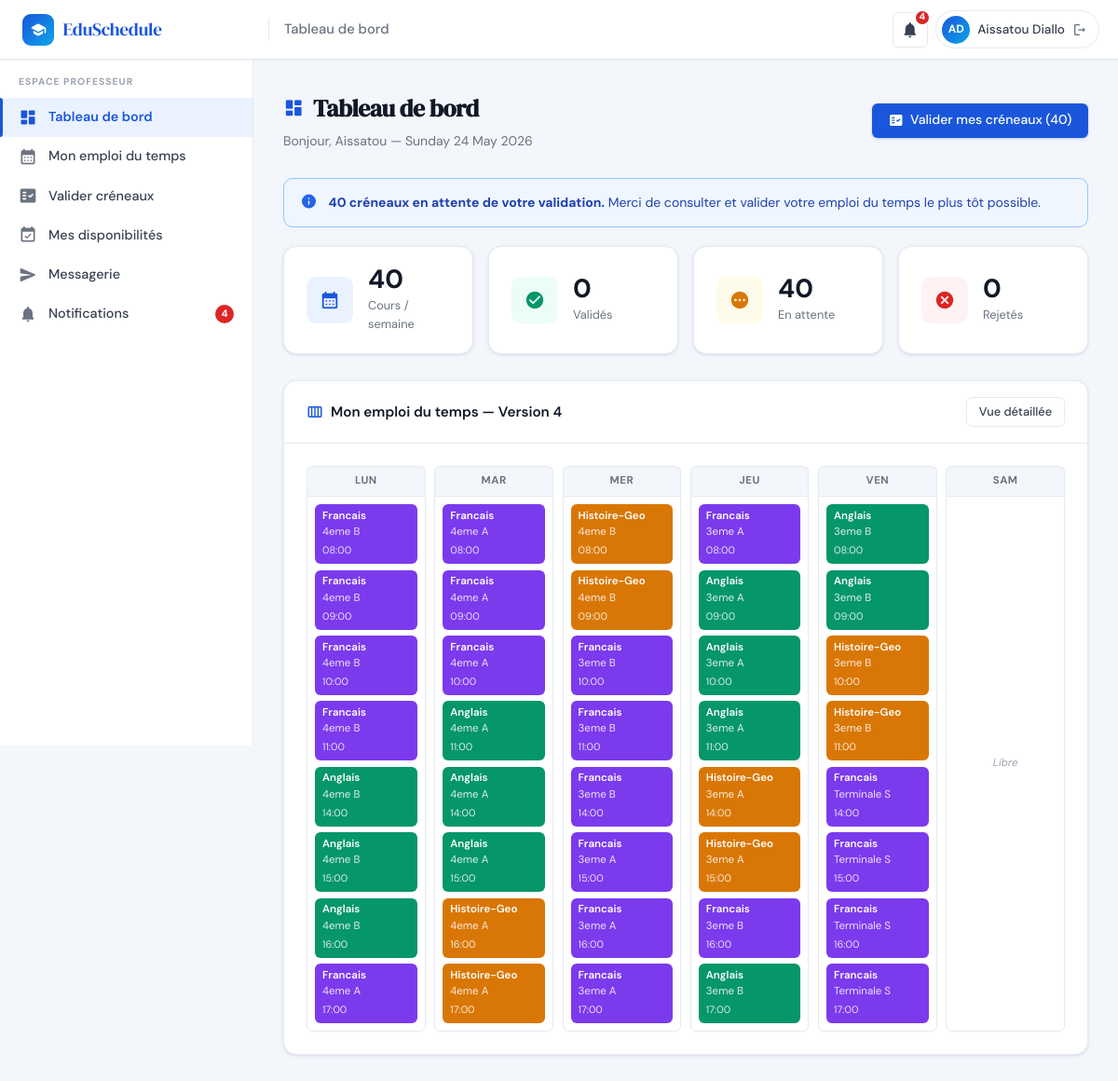
Page /professeur/dashboard.php (signed in) on the committed database.
### tables this page shows
CREATE TABLE IF NOT EXISTS `utilisateurs` (
  `id`            INT(11)      NOT NULL AUTO_INCREMENT,
  `nom`           VARCHAR(100) NOT NULL,
  `prenom`        VARCHAR(100) NOT NULL,
  `email`         VARCHAR(191) NOT NULL,
  `mot_de_passe`  VARCHAR(255) NOT NULL,
  `role`          ENUM('admin','professeur','eleve') NOT NULL DEFAULT 'eleve',
  `statut`        ENUM('actif','inactif')             NOT NULL DEFAULT 'actif',
  `id_classe`     INT(11)      DEFAULT NULL,
  `date_creation` TIMESTAMP    NOT NULL DEFAULT CURRENT_TIMESTAMP,
  PRIMARY KEY (`id`),
  UNIQUE KEY `uq_email` (`email`),
  KEY `id_classe` (`id_classe`),
  CONSTRAINT `utilisateurs_ibfk_1`
    FOREIGN KEY (`id_classe`) REFERENCES `classes` (`id`) ON DELETE SET NULL
);

CREATE TABLE IF NOT EXISTS `emplois_du_temps` (
  `id`                     INT(11)  NOT NULL AUTO_INCREMENT,
  `version`                INT(11)  NOT NULL DEFAULT 1,
  `id_classe`              INT(11)  NOT NULL,
  `id_matiere`             INT(11)  NOT NULL,
  `id_professeur`          INT(11)  NOT NULL,
  `id_salle`               INT(11)  NOT NULL,
  `id_creneau`             INT(11)  NOT NULL,
  `statut`                 ENUM('provisoire','valide','rejete','confirme') NOT NULL DEFAULT 'provisoire',
  `commentaire_validation` TEXT     DEFAULT NULL,
  `date_creation`          TIMESTAMP NOT NULL DEFAULT CURRENT_TIMESTAMP,
  PRIMARY KEY (`id`),
  KEY `id_classe`     (`id_classe`),
  KEY `id_matiere`    (`id_matiere`),
  KEY `id_professeur` (`id_professeur`),
  KEY `id_salle`      (`id_salle`),
  KEY `id_creneau`    (`id_creneau`),
  CONSTRAINT `emplois_du_temps_ibfk_1`
    FOREIGN KEY (`id_classe`)     REFERENCES `classes`      (`id`) ON DELETE CASCADE,
  CONSTRAINT `emplois_du_temps_ibfk_2`
    FOREIGN KEY (`id_matiere`)    REFERENCES `matieres`     (`id`) ON DELETE CASCADE,
  CONSTRAINT `emplois_du_temps_ibfk_3`
    FOREIGN KEY (`id_professeur`) REFERENCES `utilisateurs` (`id`) ON DELETE CASCADE,
  CONSTRAINT `emplois_du_temps_ibfk_4`
    FOREIGN KEY (`id_salle`)      REFERENCES `salles`       (`id`) ON DELETE CASCADE,
  CONSTRAINT `emplois_du_temps_ibfk_5`
    FOREIGN KEY (`id_creneau`)    REFERENCES `creneaux`     (`id`) ON DELETE CASCADE
);

CREATE TABLE IF NOT EXISTS `matieres` (
  `id`                INT(11)      NOT NULL AUTO_INCREMENT,
  `nom`               VARCHAR(100) NOT NULL,
  `couleur_hex`       VARCHAR(7)   NOT NULL DEFAULT '#1A56DB',
  `nb_heures_semaine` INT(11)      NOT NULL DEFAULT 2,
  `description`       TEXT         DEFAULT NULL,
  PRIMARY KEY (`id`),
  UNIQUE KEY `uq_matiere_nom` (`nom`)
);

CREATE TABLE IF NOT EXISTS `classes` (
  `id`        INT(11)      NOT NULL AUTO_INCREMENT,
  `nom`       VARCHAR(100) NOT NULL,
  `niveau` VARCHAR(50) NOT NULL DEFAULT 'Troisieme',
  `capacite`  INT(11)      NOT NULL DEFAULT 30,
  `id_niveau` INT(11)      DEFAULT NULL,
  PRIMARY KEY (`id`),
  UNIQUE KEY `uq_classe_nom` (`nom`),
  KEY `fk_classe_niveau` (`id_niveau`),
  CONSTRAINT `fk_classe_niveau`
    FOREIGN KEY (`id_niveau`) REFERENCES `niveaux` (`id`) ON DELETE SET NULL
);

CREATE TABLE IF NOT EXISTS `creneaux` (
  `id`          INT(11) NOT NULL AUTO_INCREMENT,
  `jour`        ENUM('Lundi','Mardi','Mercredi','Jeudi','Vendredi','Samedi') NOT NULL,
  `heure_debut` TIME    NOT NULL,
  `heure_fin`   TIME    NOT NULL,
  PRIMARY KEY (`id`),
  UNIQUE KEY `uq_creneau` (`jour`,`heure_debut`,`heure_fin`)
);

### includes/functions.php (called while the page is built, shortened)
<?php
require_once __DIR__ . '/db.php';
function h(string $str): string {
    return htmlspecialchars($str, ENT_QUOTES, 'UTF-8');
}
function countNotificationsNonLues(int $userId): int {
    $stmt = getDB()->prepare('SELECT COUNT(*) FROM notifications WHERE id_utilisateur=? AND est_lu=0');
    $stmt->execute([$userId]);
    return (int)$stmt->fetchColumn();
}
function getJoursSemaine(): array {
    return ['Lundi', 'Mardi', 'Mercredi', 'Jeudi', 'Vendredi', 'Samedi'];
}
function getCurrentVersion(): int {
    $row = getDB()->query('SELECT MAX(version) AS v FROM emplois_du_temps')->fetch();
    return $row ? (int)($row['v'] ?? 0) : 0;
}
function formatHeure(string $time): string {
    return substr($time, 0, 5);
}

### includes/auth.php (called while the page is built, shortened)
<?php
function isLoggedIn(): bool {
    return !empty($_SESSION['user_id']);
}
function getCurrentUser(): ?array {
    static $user = null;
    if ($user === null) {
        $stmt = getDB()->prepare('SELECT * FROM utilisateurs WHERE id=? AND statut="actif" LIMIT 1');
        $stmt->execute([$_SESSION['user_id']]);
        $user = $stmt->fetch() ?: null;
    }
    return $user;
}
function getUserInitials(array $user): string {
    return strtoupper(substr($user['prenom'], 0, 1) . substr($user['nom'], 0, 1));
}

### includes/db.php (called while the page is built, shortened)
<?php
function getDB(): PDO {
    static $pdo = null;
    if ($pdo === null) {
        $dsn = 'mysql:host=' . DB_HOST . ';dbname=' . DB_NAME . ';charset=' . DB_CHARSET;
        $options = [
            PDO::ATTR_ERRMODE            => PDO::ERRMODE_EXCEPTION,
            PDO::ATTR_DEFAULT_FETCH_MODE => PDO::FETCH_ASSOC,
            PDO::ATTR_EMULATE_PREPARES   => false,
        ];
        try {
            $pdo = new PDO($dsn, DB_USER, DB_PASS, $options);
        } catch (PDOException $e) {
            http_response_code(500);
            $msg = (getenv('APP_ENV') === 'production')
                ? 'Service temporairement indisponible.'
                : 'Connexion BDD impossible : ' . $e->getMessage();
            die(json_encode(['error' => $msg]));
        }
    }
    return $pdo;
}

### professeur/dashboard.php (the view, shortened to what this page needs)
<?php
require_once __DIR__ . '/../includes/db.php';
require_once __DIR__ . '/../includes/auth.php';
require_once __DIR__ . '/../includes/functions.php';
$currentUser = getCurrentUser();
$pdo = getDB();
$version = getCurrentVersion();
$stmtCours = $pdo->prepare("
    SELECT e.*, m.nom AS mat_nom, m.couleur_hex,
           cl.nom AS classe_nom, s.nom AS salle_nom,
           c.jour, c.heure_debut, c.heure_fin, e.statut
    FROM emplois_du_temps e
    JOIN matieres m  ON m.id=e.id_matiere
    JOIN classes cl  ON cl.id=e.id_classe
    JOIN salles s    ON s.id=e.id_salle
    JOIN creneaux c  ON c.id=e.id_creneau
    WHERE e.version=? AND e.id_professeur=?
    ORDER BY FIELD(c.jour,'Lundi','Mardi','Mercredi','Jeudi','Vendredi','Samedi'), c.heure_debut
");
$stmtCours->execute([$version, $currentUser['id']]);
$cours = $stmtCours->fetchAll();
$nbTotal     = count($cours);
$nbValide    = count(array_filter($cours, fn($c)=>$c['statut']==='valide'));
$nbEnAttente = count(array_filter($cours, fn($c)=>$c['statut']==='provisoire'));
$nbRejete    = count(array_filter($cours, fn($c)=>$c['statut']==='rejete'));
$jours = getJoursSemaine();
$semaine = array_fill_keys($jours, []);
foreach ($cours as $c) { $semaine[$c['jour']][] = $c; }
$pageTitle = 'Tableau de bord'; $activeMenu = 'dashboard';
include __DIR__ . '/../includes/header.php';
include __DIR__ . '/../includes/sidebar_prof.php';
?>
<div class="main-content">
  <div class="page-header">
    <div class="page-header-left">
      <h1 class="page-title"><span class="material-icons-round">dashboard</span> Tableau de bord</h1>
      <p class="page-subtitle">Bonjour, <?= h($currentUser['prenom']) ?> — <?= date('l d F Y') ?></p>
    </div>
    <?php if ($nbEnAttente > 0): ?>
    <a href="<?= APP_URL ?>/professeur/valider.php" class="btn btn-primary">
      <span class="material-icons-round">fact_check</span>
      Valider mes créneaux (<?= $nbEnAttente ?>)
    </a>
    <?php endif; ?>
  </div>
  <?php if ($nbEnAttente > 0): ?>
  <div class="alert alert-info" data-auto-dismiss="10000">
    <span class="material-icons-round">info</span>
    <div class="alert-content">
      <strong><?= $nbEnAttente ?> créneau<?= $nbEnAttente>1?'x':'' ?> en attente de votre validation.</strong>
      Merci de consulter et valider votre emploi du temps le plus tôt possible.
    </div>
  </div>
  <?php endif; ?>
  <div class="stat-grid">
    <div class="stat-card">
      <div class="stat-icon blue"><span class="material-icons-round">calendar_month</span></div>
      <div><div class="stat-value"><?= $nbTotal ?></div><div class="stat-label">Cours / semaine</div></div>
    </div>
    <div class="stat-card">
      <div class="stat-icon green"><span class="material-icons-round">check_circle</span></div>
      <div><div class="stat-value"><?= $nbValide ?></div><div class="stat-label">Validés</div></div>
    </div>
    <div class="stat-card">
      <div class="stat-icon orange"><span class="material-icons-round">pending</span></div>
      <div><div class="stat-value"><?= $nbEnAttente ?></div><div class="stat-label">En attente</div></div>
    </div>
    <div class="stat-card">
      <div class="stat-icon red"><span class="material-icons-round">cancel</span></div>
      <div><div class="stat-value"><?= $nbRejete ?></div><div class="stat-label">Rejetés</div></div>
    </div>
  </div>
  <div class="card">
    <div class="card-header">
      <div class="card-header-title"><span class="material-icons-round">calendar_view_week</span> Mon emploi du temps — Version <?= $version ?></div>
      <a href="<?= APP_URL ?>/professeur/emplois_du_temps.php" class="btn btn-sm btn-outline">Vue détaillée</a>
    </div>
    <div class="card-body">
      <?php if (empty($cours)): ?>
        <div class="empty-state">
          <div class="empty-state-icon"><span class="material-icons-round">calendar_today</span></div>
          <h3>Aucun cours planifié</h3>
          <p>Aucun créneau ne vous est assigné pour la version actuelle.</p>
        </div>
      <?php else: ?>
        <div class="week-summary">
          <?php foreach ($jours as $jour): ?>
          <div class="day-col">
            <div class="day-col-header"><?= mb_substr($jour,0,3) ?></div>
            <div class="day-col-body">
              <?php if (empty($semaine[$jour])): ?>
                <span style="font-size:.72rem;color:var(--text-light);font-style:italic;margin:auto">Libre</span>
              <?php else: foreach ($semaine[$jour] as $c): ?>
                <div class="mini-course" style="background:<?= h($c['couleur_hex']) ?>">
                  <strong><?= h($c['mat_nom']) ?></strong>
                  <span><?= h($c['classe_nom']) ?></span>
                  <span style="font-size:.68rem"><?= formatHeure($c['heure_debut']) ?></span>
                </div>
              <?php endforeach; endif; ?>
            </div>
          </div>
          <?php endforeach; ?>
        </div>
      <?php endif; ?>
    </div>
  </div>
</div>
</body></html>

### includes/header.php (shortened to what this page needs)
<?php
require_once __DIR__ . '/functions.php';
require_once __DIR__ . '/auth.php';
$currentUser = getCurrentUser();
$notifCount  = $currentUser ? countNotificationsNonLues($currentUser['id']) : 0;
$pageTitle   = $pageTitle  ?? APP_NAME;
$initials    = $currentUser ? getUserInitials($currentUser) : '?';
$userName    = $currentUser ? ($currentUser['prenom'] . ' ' . $currentUser['nom']) : '';
$notifUrl = match($currentUser['role'] ?? '') {
    'admin'      => APP_URL . '/admin/notifications.php',
    'professeur' => APP_URL . '/professeur/notifications.php',
    default      => '#',
};
?>
<!DOCTYPE html>
<html lang="fr">
<head>
  <link rel="stylesheet" href="<?= APP_URL ?>/assets/css/main.css">
</head>
<body>
<header class="topbar">
  <div class="topbar-brand">
    <div class="topbar-brand-icon"><span class="material-icons-round">school</span></div>
    <?= APP_NAME ?>
  </div>
  <span class="topbar-page-title"><?= h($pageTitle) ?></span>
  <div class="topbar-actions">
    <a href="<?= $notifUrl ?>" class="topbar-icon-btn" title="Notifications">
      <span class="material-icons-round">notifications</span>
      <?php if ($notifCount > 0): ?>
        <span class="notif-badge-count"><?= $notifCount > 9 ? '9+' : $notifCount ?></span>
      <?php endif; ?>
    </a>
    <div class="user-chip" onclick="window.location='<?= APP_URL ?>/logout.php'">
      <div class="user-avatar"><?= h($initials) ?></div>
      <span class="user-name"><?= h($userName) ?></span>
      <span class="material-icons-round" style="font-size:16px;color:var(--text-muted)">logout</span>
    </div>
  </div>
</header>

### rows in the picture
utilisateurs: initials "AD", userName "Aissatou Diallo", prenom "Aissatou"
emplois_du_temps: id_matiere.nom "Francais", id_classe.nom "4eme B", id_creneau.heure_debut "08:00"
emplois_du_temps: id_matiere.nom "Francais", id_classe.nom "4eme B", id_creneau.heure_debut "09:00"
emplois_du_temps: id_matiere.nom "Francais", id_classe.nom "4eme B", id_creneau.heure_debut "10:00"
emplois_du_temps: id_matiere.nom "Francais", id_classe.nom "4eme B", id_creneau.heure_debut "11:00"
emplois_du_temps: id_matiere.nom "Anglais", id_classe.nom "4eme B", id_creneau.heure_debut "14:00"
emplois_du_temps: id_matiere.nom "Anglais", id_classe.nom "4eme B", id_creneau.heure_debut "15:00"
emplois_du_temps: id_matiere.nom "Anglais", id_classe.nom "4eme B", id_creneau.heure_debut "16:00"
emplois_du_temps: id_matiere.nom "Francais", id_classe.nom "4eme A", id_creneau.heure_debut "17:00"
emplois_du_temps: id_matiere.nom "Francais", id_classe.nom "4eme A", id_creneau.heure_debut "08:00"
emplois_du_temps: id_matiere.nom "Francais", id_classe.nom "4eme A", id_creneau.heure_debut "09:00"
emplois_du_temps: id_matiere.nom "Francais", id_classe.nom "4eme A", id_creneau.heure_debut "10:00"
emplois_du_temps: id_matiere.nom "Anglais", id_classe.nom "4eme A", id_creneau.heure_debut "11:00"
emplois_du_temps: id_matiere.nom "Anglais", id_classe.nom "4eme A", id_creneau.heure_debut "14:00"
emplois_du_temps: id_matiere.nom "Anglais", id_classe.nom "4eme A", id_creneau.heure_debut "15:00"
emplois_du_temps: id_matiere.nom "Histoire-Geo", id_classe.nom "4eme A", id_creneau.heure_debut "16:00"
emplois_du_temps: id_matiere.nom "Histoire-Geo", id_classe.nom "4eme A", id_creneau.heure_debut "17:00"
emplois_du_temps: id_matiere.nom "Histoire-Geo", id_classe.nom "4eme B", id_creneau.heure_debut "08:00"
emplois_du_temps: id_matiere.nom "Histoire-Geo", id_classe.nom "4eme B", id_creneau.heure_debut "09:00"
emplois_du_temps: id_matiere.nom "Francais", id_classe.nom "3eme B", id_creneau.heure_debut "10:00"
emplois_du_temps: id_matiere.nom "Francais", id_classe.nom "3eme B", id_creneau.heure_debut "11:00"
emplois_du_temps: id_matiere.nom "Francais", id_classe.nom "3eme B", id_creneau.heure_debut "14:00"
emplois_du_temps: id_matiere.nom "Francais", id_classe.nom "3eme A", id_creneau.heure_debut "15:00"
emplois_du_temps: id_matiere.nom "Francais", id_classe.nom "3eme A", id_creneau.heure_debut "16:00"
emplois_du_temps: id_matiere.nom "Francais", id_classe.nom "3eme A", id_creneau.heure_debut "17:00"
emplois_du_temps: id_matiere.nom "Francais", id_classe.nom "3eme A", id_creneau.heure_debut "08:00"
emplois_du_temps: id_matiere.nom "Anglais", id_classe.nom "3eme A", id_creneau.heure_debut "09:00"
emplois_du_temps: id_matiere.nom "Anglais", id_classe.nom "3eme A", id_creneau.heure_debut "10:00"
emplois_du_temps: id_matiere.nom "Anglais", id_classe.nom "3eme A", id_creneau.heure_debut "11:00"
emplois_du_temps: id_matiere.nom "Histoire-Geo", id_classe.nom "3eme A", id_creneau.heure_debut "14:00"
emplois_du_temps: id_matiere.nom "Histoire-Geo", id_classe.nom "3eme A", id_creneau.heure_debut "15:00"
emplois_du_temps: id_matiere.nom "Francais", id_classe.nom "3eme B", id_creneau.heure_debut "16:00"
emplois_du_temps: id_matiere.nom "Anglais", id_classe.nom "3eme B", id_creneau.heure_debut "17:00"
emplois_du_temps: id_matiere.nom "Anglais", id_classe.nom "3eme B", id_creneau.heure_debut "08:00"
emplois_du_temps: id_matiere.nom "Anglais", id_classe.nom "3eme B", id_creneau.heure_debut "09:00"
emplois_du_temps: id_matiere.nom "Histoire-Geo", id_classe.nom "3eme B", id_creneau.heure_debut "10:00"
emplois_du_temps: id_matiere.nom "Histoire-Geo", id_classe.nom "3eme B", id_creneau.heure_debut "11:00"
emplois_du_temps: id_matiere.nom "Francais", id_classe.nom "Terminale S", id_creneau.heure_debut "14:00"
emplois_du_temps: id_matiere.nom "Francais", id_classe.nom "Terminale S", id_creneau.heure_debut "15:00"
emplois_du_temps: id_matiere.nom "Francais", id_classe.nom "Terminale S", id_creneau.heure_debut "16:00"
emplois_du_temps: id_matiere.nom "Francais", id_classe.nom "Terminale S", id_creneau.heure_debut "17:00"

### other values in the picture
APP_NAME "EduSchedule"
$pageTitle "Tableau de bord"
$notifCount "4"
$label "Tableau de bord"
$label "Mon emploi du temps"
$label "Valider créneaux"
$label "Mes disponibilités"
$label "Messagerie"
$label "Notifications"
$nbNotif "4"
$nbEnAttente "40"
$nbTotal "40"
$nbValide "0"
$nbRejete "0"
$version "4"
